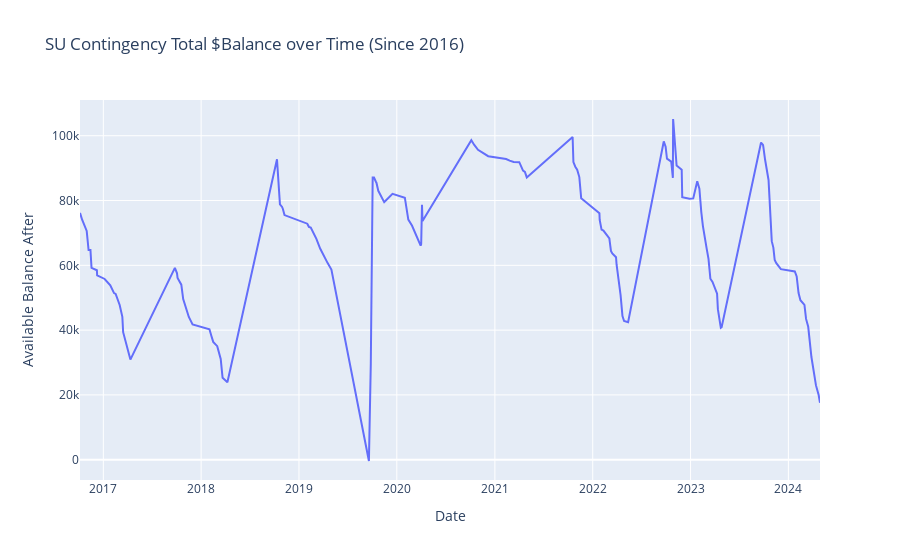

Here is the notebook cell this chart was saved with:
### Code cell
full_allocation_balance = Non_Admin_Contin.groupby('Date')['Available Balance After'].agg('min').reset_index()
fig_2 = px.line(full_allocation_balance, x="Date", y="Available Balance After", title='SU Contingency Total $Balance over Time (Since 2016)')
fig_2.show()

### Figure 1 — Plotly figure (JSON) as saved in the notebook; plotly's stock layout.template omitted (floating-point values rounded to 4 significant figures; data arrays with more than 128 entries replaced by an {"elided": "..."} marker saying what was removed)
{"data": [{"hovertemplate": "Date=%{x}<br>Available Balance After=%{y}<extra></extra>", "legendgroup": "", "line": {"color": "#636efa", "dash": "solid"}, "marker": {"symbol": "circle"}, "mode": "lines", "name": "", "orientation": "v", "showlegend": false, "type": "scatter", "x": {"elided": "150 str values"}, "xaxis": "x", "y": {"elided": "150 float values"}, "yaxis": "y"}], "layout": {"legend": {"tracegroupgap": 0}, "title": {"text": "SU Contingency Total $Balance over Time (Since 2016)"}, "xaxis": {"anchor": "y", "domain": [0, 1], "title": {"text": "Date"}}, "yaxis": {"anchor": "x", "domain": [0, 1], "title": {"text": "Available Balance After"}}}}
